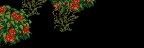

The image is a tile-based game level rendered from a .tmx file. Its description and complete source (layers, tilesets, objects, tile grids) follow:
An orthogonal 9x3 tile map with 16x16 px tiles, 1 tile layer (Back3).

<map version="1.10" tiledversion="1.10.2" orientation="orthogonal" renderorder="right-down" compressionlevel="0" width="9" height="3" tilewidth="16" tileheight="16" infinite="0" nextlayerid="22" nextobjectid="9">
 <properties>
  <property name="AmbientLight" value="255 255 255" />
  <property name="IsGreenhouse" value="T" />
  <property name="Warp" value="5 17 Farm 28 16" />
 </properties>
 <tileset firstgid="1" name="Tiny_Bushes_Fall_FoliageRedone" tilewidth="16" tileheight="16" tilecount="27" columns="9">
  <image source="Tiny_Bushes_Fall_FoliageRedone.png" width="144" height="48" />
 </tileset>
 <layer id="21" name="Back3" width="9" height="3">
  <data encoding="csv">
1,2,3,4,5,6,0,0,0,
10,11,0,13,14,0,0,0,0,
19,20,0,0,0,0,0,0,0
</data>
 </layer>
</map>
